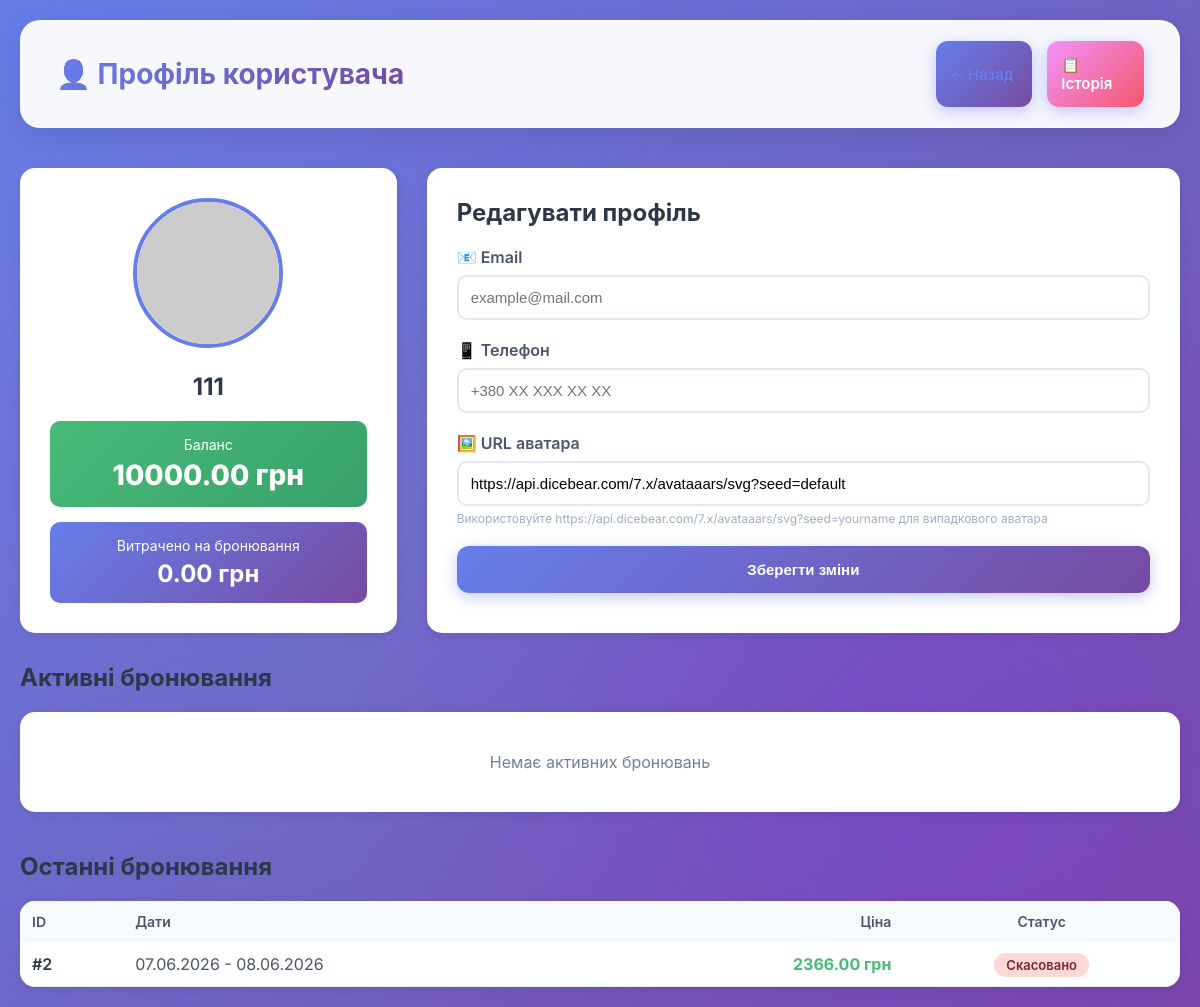
Screenshot of /profile (signed in) with the database file from the repository.
### database.py (models this page shows)
class User(db.Model):
    __tablename__ = "users"
    id: Mapped[int] = mapped_column(primary_key=True)
    username: Mapped[str] = mapped_column(String(50), unique=True, nullable=False)
    password: Mapped[str] = mapped_column(String(256), nullable=False)
    balance: Mapped[float] = mapped_column(Float, default=0.0, nullable=False)
    email: Mapped[str] = mapped_column(String(100), nullable=True)
    phone: Mapped[str] = mapped_column(String(20), nullable=True)
    avatar_url: Mapped[str] = mapped_column(String(200), nullable=True, default="https://api.dicebear.com/7.x/avataaars/svg?seed=default")
    is_admin: Mapped[bool] = mapped_column(Boolean, default=False, nullable=False)

class Booking(db.Model):
    __tablename__ = "bookings"
    id: Mapped[int] = mapped_column(primary_key=True)
    user_id: Mapped[int] = mapped_column(ForeignKey("users.id"), nullable=False)
    product_id: Mapped[int] = mapped_column(ForeignKey("products.id"), nullable=False)
    check_in: Mapped[datetime] = mapped_column(Date, nullable=False)
    check_out: Mapped[datetime] = mapped_column(Date, nullable=False)
    total_price: Mapped[float] = mapped_column(Float, nullable=False)
    status: Mapped[str] = mapped_column(String(20), default="active", nullable=False)
    created_at: Mapped[datetime] = mapped_column(DateTime, default=datetime.utcnow)
    cancelled_at: Mapped[datetime] = mapped_column(DateTime, nullable=True)

### app.py (the view)
@app.route('/profile')
def profile():
    if 'user_id' not in session:
        return redirect(url_for('login'))
    user = db.session.execute(db.select(User).filter_by(id=session['user_id'])).scalar_one_or_none()
    if not user:
        flash("Користувача не знайдено!")
        return redirect(url_for('login'))
    active_bookings = db.session.execute(
        db.select(Booking).filter_by(user_id=session['user_id'], status='active').order_by(Booking.check_in)
    ).scalars().all()
    past_bookings = db.session.execute(
        db.select(Booking).filter(
            Booking.user_id == session['user_id'],
            (Booking.status == 'cancelled') | (Booking.check_out < date.today())
        ).order_by(Booking.created_at.desc()).limit(10)
    ).scalars().all()
    total_spent = db.session.execute(
        db.select(db.func.sum(Booking.total_price)).filter_by(user_id=session['user_id'], status='active')
    ).scalar() or 0.0
    return render_template(
        'profile.html',
        user=user,
        active_bookings=active_bookings,
        past_bookings=past_bookings,
        total_spent=total_spent
    )

### templates/profile.html (shortened to what this page needs)
<!DOCTYPE html>
<html lang="uk">
<head>
    <link rel="stylesheet" href="{{ url_for('static', filename='style.css') }}">
</head>
<body>
    <div class="container">
        <div class="header-box">
            <h1>👤 Профіль користувача</h1>
            <div style="display: flex; gap: 15px;">
                <a href="{{ url_for('index') }}" class="btn-book" style="text-decoration: none; background: linear-gradient(135deg, #667eea 0%, #764ba2 100%);">← Назад</a>
                <a href="{{ url_for('booking_history') }}" class="btn-book" style="text-decoration: none; background: linear-gradient(135deg, #f093fb 0%, #f5576c 100%);">📋 Історія</a>
            </div>
        </div>
        <div style="display: grid; grid-template-columns: 1fr 2fr; gap: 30px; margin-bottom: 30px;">
            <div style="background: white; padding: 30px; border-radius: 15px; box-shadow: 0 2px 10px rgba(0,0,0,0.08); text-align: center;">
                <img src="{{ user.avatar_url }}" alt="Avatar" style="width: 150px; height: 150px; border-radius: 50%; margin-bottom: 20px; border: 4px solid #667eea;">
                <h2 style="color: #2d3748; margin-bottom: 10px;">{{ user.username }}</h2>
                <div style="background: linear-gradient(135deg, #48bb78 0%, #38a169 100%); color: white; padding: 15px; border-radius: 10px; margin-top: 20px;">
                    <div style="font-size: 14px; margin-bottom: 5px;">Баланс</div>
                    <div style="font-size: 28px; font-weight: 800;">{{ "%.2f"|format(user.balance) }} грн</div>
                </div>
                <div style="background: linear-gradient(135deg, #667eea 0%, #764ba2 100%); color: white; padding: 15px; border-radius: 10px; margin-top: 15px;">
                    <div style="font-size: 14px; margin-bottom: 5px;">Витрачено на бронювання</div>
                    <div style="font-size: 24px; font-weight: 700;">{{ "%.2f"|format(total_spent) }} грн</div>
                </div>
            </div>
            <div style="background: white; padding: 30px; border-radius: 15px; box-shadow: 0 2px 10px rgba(0,0,0,0.08);">
                <h2 style="color: #2d3748; margin-bottom: 20px;">Редагувати профіль</h2>
                <form action="{{ url_for('update_profile') }}" method="post" style="display: flex; flex-direction: column; gap: 20px;">
                    <div>
                        <label style="display: block; margin-bottom: 8px; color: #4a5568; font-weight: 600;">📧 Email</label>
                        <input type="email" name="email" value="{{ user.email or '' }}" placeholder="example@mail.com" style="width: 100%; padding: 12px; border: 2px solid #e2e8f0; border-radius: 10px; font-size: 15px;">
                    </div>
                    <div>
                        <label style="display: block; margin-bottom: 8px; color: #4a5568; font-weight: 600;">📱 Телефон</label>
                        <input type="tel" name="phone" value="{{ user.phone or '' }}" placeholder="+380 XX XXX XX XX" style="width: 100%; padding: 12px; border: 2px solid #e2e8f0; border-radius: 10px; font-size: 15px;">
                    </div>
                    <div>
                        <label style="display: block; margin-bottom: 8px; color: #4a5568; font-weight: 600;">🖼️ URL аватара</label>
                        <input type="url" name="avatar_url" value="{{ user.avatar_url or '' }}" placeholder="https://example.com/avatar.png" style="width: 100%; padding: 12px; border: 2px solid #e2e8f0; border-radius: 10px; font-size: 15px;">
                        <p style="font-size: 12px; color: #a0aec0; margin-top: 5px;">Використовуйте https://api.dicebear.com/7.x/avataaars/svg?seed=yourname для випадкового аватара</p>
                    </div>
                    <button type="submit" class="btn-book" style="width: 100%; padding: 15px;">Зберегти зміни</button>
                </form>
            </div>
        </div>
        <h2 style="color: #2d3748; margin-bottom: 20px;">Активні бронювання</h2>
        {% if active_bookings %}
            <div style="display: grid; grid-template-columns: repeat(auto-fill, minmax(300px, 1fr)); gap: 20px; margin-bottom: 40px;">
                {% for booking in active_bookings %}
                    {% set product = namespace() %}
                    {% set product.data = namespace() %}
                    {% for p in [booking] %}
                        <div style="background: white; padding: 20px; border-radius: 15px; box-shadow: 0 2px 10px rgba(0,0,0,0.08); border-left: 5px solid #48bb78;">
                            <h3 style="color: #2d3748; margin-bottom: 10px;">Бронювання #{{ booking.id }}</h3>
                            <p style="color: #4a5568; margin: 5px 0;"><strong>Заїзд:</strong> {{ booking.check_in.strftime('%d.%m.%Y') }}</p>
                            <p style="color: #4a5568; margin: 5px 0;"><strong>Виїзд:</strong> {{ booking.check_out.strftime('%d.%m.%Y') }}</p>
                            <p style="color: #4a5568; margin: 5px 0;"><strong>Днів:</strong> {{ (booking.check_out - booking.check_in).days }}</p>
                            <p style="color: #48bb78; margin: 10px 0; font-size: 18px; font-weight: 700;">{{ "%.2f"|format(booking.total_price) }} грн</p>
                        </div>
                    {% endfor %}
                {% endfor %}
            </div>
        {% else %}
            <div style="background: white; padding: 40px; border-radius: 15px; box-shadow: 0 2px 10px rgba(0,0,0,0.08); text-align: center; margin-bottom: 40px;">
                <p style="color: #718096; font-size: 16px;">Немає активних бронювань</p>
            </div>
        {% endif %}
        <h2 style="color: #2d3748; margin-bottom: 20px;">Останні бронювання</h2>
        {% if past_bookings %}
            <div style="background: white; border-radius: 15px; box-shadow: 0 2px 10px rgba(0,0,0,0.08); overflow: hidden;">
                <table style="width: 100%; border-collapse: collapse;">
                    <thead style="background: #f7fafc;">
                        <tr>
                            <th style="padding: 12px; text-align: left; color: #4a5568; font-weight: 600; font-size: 14px;">ID</th>
                            <th style="padding: 12px; text-align: left; color: #4a5568; font-weight: 600; font-size: 14px;">Дати</th>
                            <th style="padding: 12px; text-align: right; color: #4a5568; font-weight: 600; font-size: 14px;">Ціна</th>
                            <th style="padding: 12px; text-align: center; color: #4a5568; font-weight: 600; font-size: 14px;">Статус</th>
                        </tr>
                    </thead>
                    <tbody>
                        {% for booking in past_bookings %}
                            <tr style="border-bottom: 1px solid #e2e8f0;">
                                <td style="padding: 12px; color: #2d3748; font-weight: 600;">#{{ booking.id }}</td>
                                <td style="padding: 12px; color: #4a5568;">{{ booking.check_in.strftime('%d.%m.%Y') }} - {{ booking.check_out.strftime('%d.%m.%Y') }}</td>
                                <td style="padding: 12px; text-align: right; color: #48bb78; font-weight: 700;">{{ "%.2f"|format(booking.total_price) }} грн</td>
                                <td style="padding: 12px; text-align: center;">
                                    {% if booking.status == 'cancelled' %}
                                        <span style="background: #fed7d7; color: #742a2a; padding: 4px 12px; border-radius: 15px; font-size: 13px; font-weight: 600;">Скасовано</span>
                                    {% else %}
                                        <span style="background: #e2e8f0; color: #4a5568; padding: 4px 12px; border-radius: 15px; font-size: 13px; font-weight: 600;">Завершено</span>
                                    {% endif %}
                                </td>
                            </tr>
                        {% endfor %}
                    </tbody>
                </table>
            </div>
        {% else %}
            <div style="background: white; padding: 40px; border-radius: 15px; box-shadow: 0 2px 10px rgba(0,0,0,0.08); text-align: center;">
                <p style="color: #718096; font-size: 16px;">Історія порожня</p>
            </div>
        {% endif %}
    </div>
</body>
</html>

### static/style.css (style rules this page uses)
* { margin: 0; padding: 0; box-sizing: border-box; }
body { font-family: 'Inter', -apple-system, BlinkMacSystemFont, 'Segoe UI', sans-serif; background: linear-gradient(135deg, #667eea 0%, #764ba2 100%); min-height: 100vh; padding: 20px; position: relative; overflow-x: hidden; }
body::before { content: ''; position: fixed; top: 0; left: 0; width: 100%; height: 100%; background: radial-gradient(circle at 20% 50%, rgba(120, 119, 198, 0.3), transparent 50%), radial-gradient(circle at 80% 80%, rgba(138, 43, 226, 0.3), transparent 50%); pointer-events: none; z-index: 0; }
.container { max-width: 1400px; margin: 0 auto; position: relative; z-index: 1; }
.header-box { display: flex; justify-content: space-between; align-items: center; background: rgba(255, 255, 255, 0.95); backdrop-filter: blur(20px); padding: 20px 35px; border-radius: 20px; box-shadow: 0 8px 32px rgba(0, 0, 0, 0.1); margin-bottom: 40px; border: 1px solid rgba(255, 255, 255, 0.3); animation: slideDown 0.6s ease-out; }
.header-box h1 { margin: 0; font-size: 28px; font-weight: 700; background: linear-gradient(135deg, #667eea 0%, #764ba2 100%); -webkit-background-clip: text; -webkit-text-fill-color: transparent; background-clip: text; }
.btn-book { width: 100%; padding: 14px; background: linear-gradient(135deg, #667eea 0%, #764ba2 100%); color: white; border: none; border-radius: 12px; font-weight: 600; cursor: pointer; font-size: 15px; transition: all 0.3s ease; box-shadow: 0 4px 15px rgba(102, 126, 234, 0.4); position: relative; overflow: hidden; }
.btn-book::before { content: ''; position: absolute; top: 0; left: -100%; width: 100%; height: 100%; background: linear-gradient(90deg, transparent, rgba(255, 255, 255, 0.3), transparent); transition: left 0.5s ease; }
a[href="/"] { text-decoration: none; color: #667eea; font-weight: 600; transition: all 0.3s ease; display: inline-flex; align-items: center; gap: 5px; }

### rows the page displays
User: username "111", balance "10000.00", avatar_url "https://api.dicebear.com/7.x/avataaars/svg?seed=default"
Booking: id "2", check_in "07.06.2026", check_out "08.06.2026", total_price "2366.00", status "Скасовано"

### other values shown
{{ "%.2f"|format(total_spent) }} "0.00"
